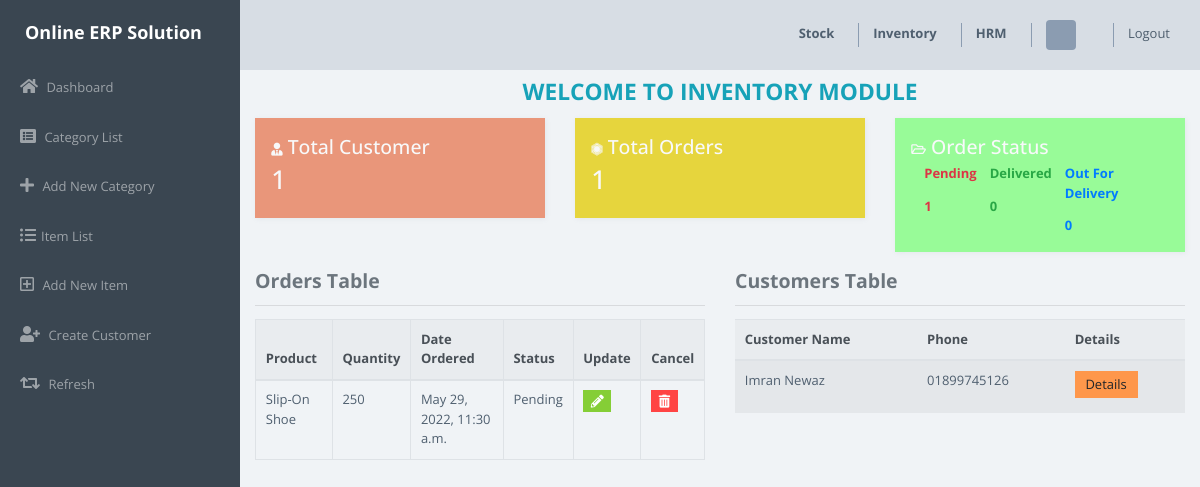
The app's page /inventory/inventory_module/ with its own data.
### inventory_module/models.py (models this page shows, shortened)
class Order(models.Model):
    STATUS = (
        ('Pending', 'Pending'),
        ('Out For Delivery','Out For Delivery'),
        ('Delivered', 'Delivered'),
    )
    customer = models.ForeignKey(Customer,  on_delete=models.SET_NULL, null=True)
    product = models.ForeignKey(Stock,  on_delete=models.SET_NULL, null=True)
    quantity = models.IntegerField(default='0')
    date_created = models.DateTimeField(auto_now_add=True)
    status = models.CharField(max_length=200, choices=STATUS)

class Customer(models.Model):
    name = models.CharField(max_length=200)
    phone = models.CharField(max_length=200)
    email = models.CharField(max_length=200)
    date_created = models.DateTimeField(auto_now_add=True)

### stock_module/models.py (models this page shows)
class Stock(models.Model):
    category = models.ForeignKey(Category, on_delete=models.CASCADE)
    Product_Name = models.CharField(max_length=50)
    Quantity = models.IntegerField(default='0')
    Price = models.IntegerField(default='0')
    Receive_Quantity = models.IntegerField(default='0')
    Receive_By = models.CharField(max_length=50)
    Issue_Quantity = models.IntegerField(default='0')
    Issue_By = models.ForeignKey(User, on_delete=models.CASCADE, default='',null=True)
    Issue_To = models.ForeignKey(Vendor, on_delete=models.CASCADE, default='',null=True)
    Phone_Number = models.CharField(max_length=50)
    Created_By = models.CharField(max_length=50)
    Reorder_Level = models.IntegerField(default='0')
    Last_Updated = models.DateTimeField(auto_now_add=False, auto_now=True)
    Created_At = models.DateTimeField(auto_now_add=True, auto_now=False)
    def __str__(self):
        return str(self.Product_Name)

### inventory_module/views.py (the view)
# urls.py: path('inventory_module/', views.inventory_home, name='inventory-home-page'),
def inventory_home(request):
    orders = Order.objects.all()
    customers = Customer.objects.all()
    total_customer = customers.count()
    total_orders= orders.count()
    pending = orders.filter(status='Pending').count()
    delivered = orders.filter(status='Delivered').count()
    out_for_del = orders.filter(status='Out For Delivery'). count()
    context = {
        'all_orders':orders,
        'all_customers':customers,
        'total_customer':total_customer,
        'total_orders':total_orders,
        'pending':pending,
        'delivered':delivered,
        'out_for_del':out_for_del,
    }
    return render(request, 'inventory/dashboard.html', context)

### templates/inventory/dashboard.html
{% load static %}
{% include 'inventory/header.html' %}
{% include 'inventory/sidebar.html' %}
<section class="py-5">
    <div class="container">
        <h3 class="mt-5 text-info font-weight-bold text-center">WELCOME TO INVENTORY MODULE</h3>
        <div class="row mt-3">
            <div class="col-lg-4">
                <div class="card" style="background-color: #E9967A;">
                    <div class="card-body">
                      <h4 class="text-light"><i class="fas fa-user-tie"></i> Total Customer </h4>
                      <h2 class="text-light">{{total_customer}}</h2>
                    </div>
                  </div>
            </div>
            <div class="col-lg-4">
                <div class="card" style="background-color: #e6d53d;">
                    <div class="card-body">
                      <h4 class="text-light"><i class="fab fa-first-order"></i> Total Orders </h4>
                      <h2 class="text-light">{{total_orders}}</h2>
                    </div>
                  </div>
            </div>
            <div class="col-lg-4">
               <div class="card" style="background-color: #98FB98;">
                <div class="card-body">
                    <h4 class="text-light"><i class="far fa-folder-open"></i> Order Status </h4>
                    <div class="d-flex">
                        <div class="ml-3">
                            <p class="text-danger font-weight-bold">Pending</p>
                            <Strong class="text-danger">{{pending}}</Strong>
                        </div>
                        <div  class="ml-3">
                            <p class="text-success  font-weight-bold" >Delivered</p>
                            <Strong class="text-success">{{delivered}}</Strong>
                        </div>
                        <div  class="ml-3">
                            <p class="text-primary  font-weight-bold">Out For Delivery</p>
                            <Strong class="text-primary">{{out_for_del}}</Strong>
                        </div>
                    </div>
                  </div>
               </div>
            </div>
        </div>
        <div class="row mt-2">
            <div class="col-lg-6">
                <h4 class="text-secondary font-weight-bold">Orders Table</h4>
                <hr>
                <table class="table table-bordered">
                    <thead class="thead-light">
                      <tr>
                        <th scope="col">Product </th>
                        <th scope="col">Quantity </th>
                        <th scope="col">Date Ordered</th>
                        <th scope="col">Status</th>
                        <th scope="col">Update</th>
                        <th scope="col">Cancel</th>
                      </tr>
                    </thead>
                    <tbody>
                     {% for order in all_orders %}
                      <tr>
                        <td>{{order.product}}</td>
                        <td>{{order.quantity}}</td>
                        <td>{{order.date_created}}</td>
                        <td>{{order.status}}</td>
                        <td>
                            <a href="{% url 'update-order' order.id %}" class="btn btn-primary btn-sm"><i class="fas fa-pencil-alt"></i></a>
                         </td>
                              <td>
                                <a href="{% url 'delete-order' order.id %}" class="btn btn-danger btn-sm"><i class="fas fa-trash-alt"></i></a>
                              </td>
                      </tr>
                      {% endfor %}
                    </tbody>
                  </table>
            </div>
            <div class="col-lg-6">
                <h4 class="text-secondary font-weight-bold">Customers Table</h4>
                <hr>
                <table class="table table-striped">
                    <thead class="thead-light">
                      <tr>
                        <th scope="col">Customer Name </th>
                        <th scope="col">Phone</th>
                        <th scope="col">Details</th>
                      </tr>
                    </thead>
                    <tbody>
                     {% for customer in all_customers %}
                      <tr>
                        <td>{{customer.name}}</td>
                        <td>{{customer.phone}}</td>
                        <td><a href="{% url 'customer-details' customer.id %}" class="btn btn-warning">Details</a></td>
                      </tr>
                      {% endfor %}
                    </tbody>
                  </table>
            </div>
        </div>
    </div>
</section>

### templates/inventory/header.html (style rules this page uses)
* { font-size: 13px; }

### templates/inventory/sidebar.html (style rules this page uses)
* { font-size: 13px; }

### records on screen
Order: product "Slip-On Shoe", quantity "250", date_created "May 29, 2022, 11:30 a.m.", status "Pending"
Customer: name "Imran Newaz", phone "01899745126"

### other values on screen
{{ total_customer }} "1"
{{ total_orders }} "1"
{{ pending }} "1"
{{ delivered }} "0"
{{ out_for_del }} "0"
